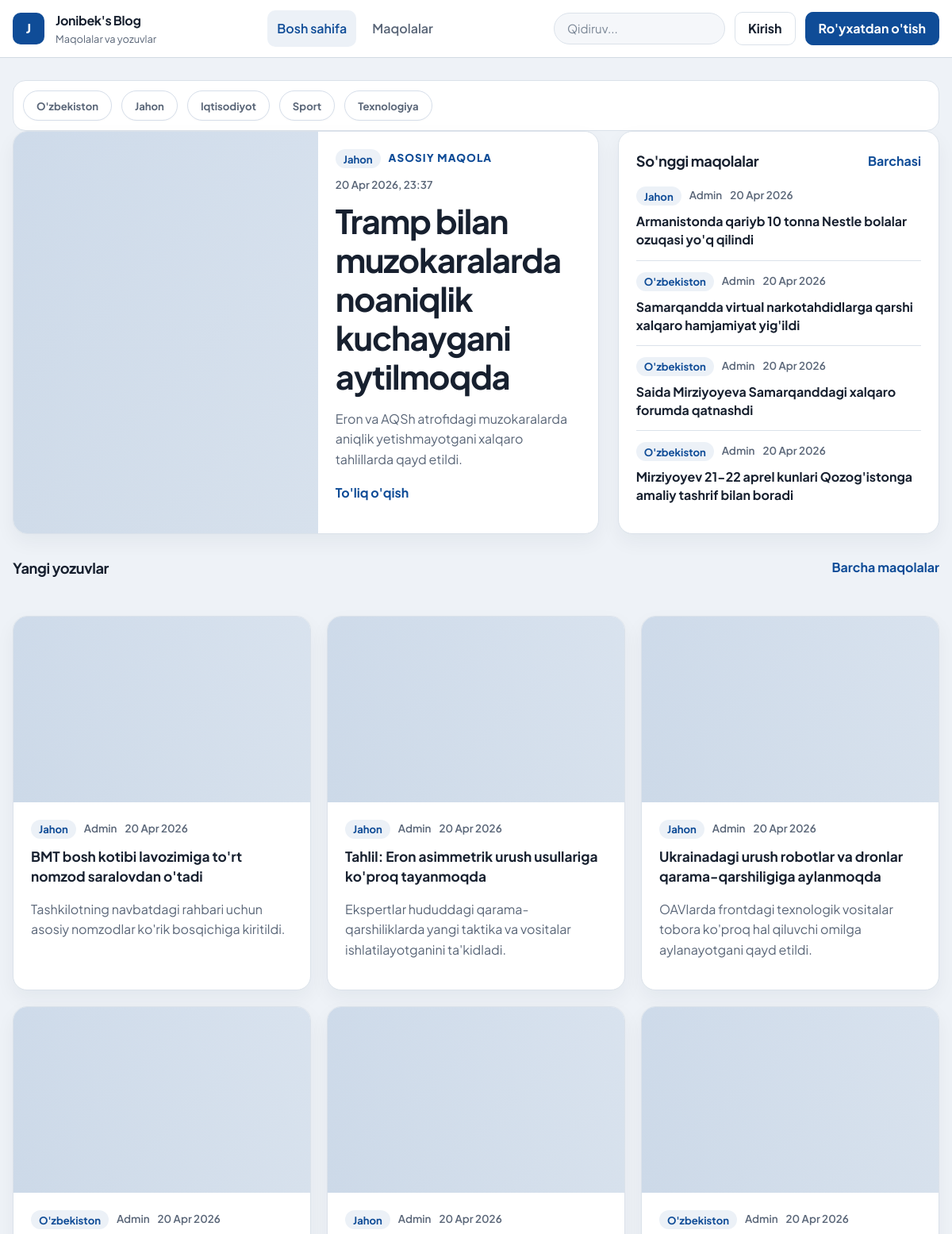
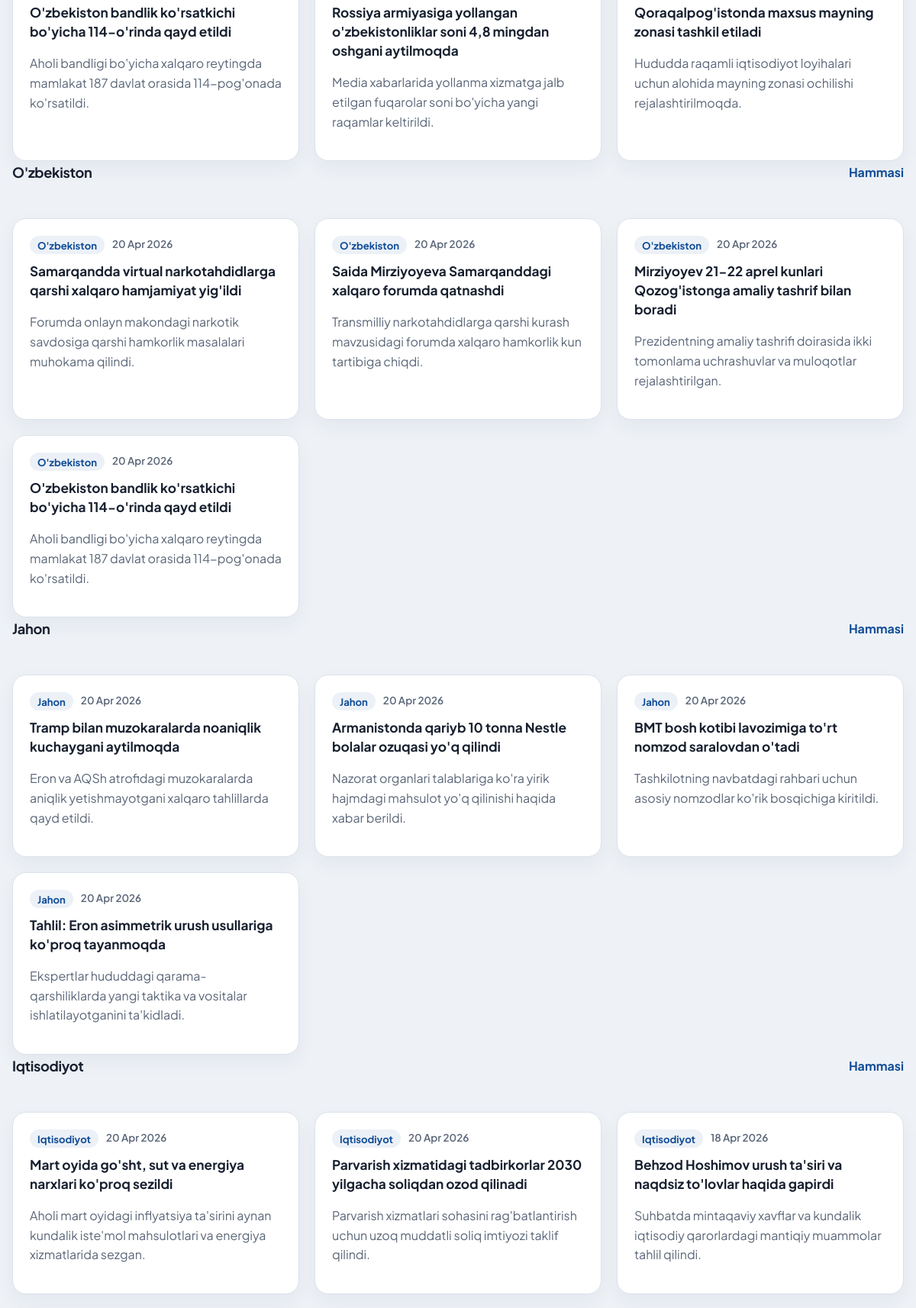
The page / (upper part) on the database its author committed (2 pictures, top to bottom).
### articles/models.py (models this page shows, shortened)
class Article(models.Model):
    CATEGORY_CHOICES = (
        ("uzbekiston", "O'zbekiston"),
        ("jahon", "Jahon"),
        ("iqtisodiyot", "Iqtisodiyot"),
        ("sport", "Sport"),
        ("texnologiya", "Texnologiya"),
    )
    title = models.CharField(max_length=150)
    category = models.CharField(max_length=30, choices=CATEGORY_CHOICES, default="uzbekiston")
    summary = models.CharField(max_length=150, blank=True)
    body = CKEditor5Field()
    photo = models.ImageField(upload_to='images/', blank=True)
    date = models.DateTimeField(auto_now_add=True)
    author = models.ForeignKey(get_user_model(), on_delete=models.CASCADE)

### accounts/models.py (models this page shows)
class CustomUser(AbstractUser):
    age = models.CharField(blank=True, null=True)

### pages/views.py (the view)
# urls.py: path('', HomePageView.as_view(), name='home')
class HomePageView(TemplateView):
    template_name = 'home.html'
    def get_context_data(self, **kwargs):
        context = super().get_context_data(**kwargs)
        articles = list(Article.objects.select_related("author").order_by("-date"))
        context["featured_article"] = articles[0] if articles else None
        context["sidebar_articles"] = articles[1:5]
        context["latest_articles"] = articles[5:11] if len(articles) > 5 else articles[1:7]
        context["category_choices"] = Article.CATEGORY_CHOICES
        category_sections = []
        for key, label in Article.CATEGORY_CHOICES:
            items = [article for article in articles if article.category == key][:4]
            if items:
                category_sections.append(
                    {
                        "key": key,
                        "label": label,
                        "articles": items,
                    }
                )
        context["category_sections"] = category_sections
        return context

### templates/home.html (shortened to what this page needs)
{% extends 'base.html' %}
{% block content %}
{% if featured_article %}
    <section class="category-bar">
        <div class="category-strip">
            {% for key, label in category_choices %}
                <a href="{% url 'list' %}?category={{ key }}" class="category-chip">{{ label }}</a>
            {% endfor %}
        </div>
    </section>
    <section class="home-news-grid">
        <article class="lead-story">
            <a href="{% url 'detail' featured_article.pk %}" class="lead-story-media">
                {% if featured_article.photo %}
                    <img src="{{ featured_article.photo.url }}" alt="{{ featured_article.title }}">
                {% else %}
                    <div class="lead-placeholder"></div>
                {% endif %}
            </a>
            <div class="lead-story-body">
                <div class="story-meta">
                    <span class="category-badge">{{ featured_article.get_category_display }}</span>
                    <span class="story-kicker">Asosiy maqola</span>
                    <span>{{ featured_article.date|date:"d M Y, H:i" }}</span>
                </div>
                <h1><a href="{% url 'detail' featured_article.pk %}">{{ featured_article.title }}</a></h1>
                <p>{{ featured_article.summary|default:featured_article.body|striptags|truncatewords:34 }}</p>
                <a href="{% url 'detail' featured_article.pk %}" class="text-link">To'liq o'qish</a>
            </div>
        </article>
        <aside class="headline-panel">
            <div class="section-head">
                <h2>So'nggi maqolalar</h2>
                <a href="{% url 'list' %}" class="text-link">Barchasi</a>
            </div>
            <div class="story-list">
                {% for article in sidebar_articles %}
                    <article class="headline-item">
                        <div class="story-meta">
                            <span class="category-badge">{{ article.get_category_display }}</span>
                            <span>{{ article.author|title }}</span>
                            <span>{{ article.date|date:"d M Y" }}</span>
                        </div>
                        <h3><a href="{% url 'detail' article.pk %}">{{ article.title }}</a></h3>
                    </article>
                {% empty %}
                    <div class="empty-inline">
                        <p>Yangi maqolalar shu yerda ko'rinadi.</p>
                    </div>
                {% endfor %}
            </div>
        </aside>
    </section>
    <section class="news-section">
        <div class="section-head">
            <h2>Yangi yozuvlar</h2>
            <a href="{% url 'list' %}" class="text-link">Barcha maqolalar</a>
        </div>
        <div class="news-card-grid">
                {% for article in latest_articles %}
                    <article class="story-card">
                    <a href="{% url 'detail' article.pk %}" class="story-card-media">
                        {% if article.photo %}
                            <img src="{{ article.photo.url }}" alt="{{ article.title }}">
                        {% else %}
                            <div class="lead-placeholder"></div>
                        {% endif %}
                    </a>
                    <div class="story-card-body">
                        <div class="story-meta">
                            <span class="category-badge">{{ article.get_category_display }}</span>
                            <span>{{ article.author|title }}</span>
                            <span>{{ article.date|date:"d M Y" }}</span>
                        </div>
                        <h3><a href="{% url 'detail' article.pk %}">{{ article.title }}</a></h3>
                        <p>{{ article.summary|default:article.body|striptags|truncatewords:18 }}</p>
                    </div>
                </article>
            {% endfor %}
        </div>
    </section>
    {% for section in category_sections %}
        <section class="news-section">
            <div class="section-head">
                <h2>{{ section.label }}</h2>
                <a href="{% url 'list' %}?category={{ section.key }}" class="text-link">Hammasi</a>
            </div>
            <div class="news-card-grid">
                {% for article in section.articles %}
                    <article class="story-card">
                        <div class="story-card-body">
                            <div class="story-meta">
                                <span class="category-badge">{{ section.label }}</span>
                                <span>{{ article.date|date:"d M Y" }}</span>
                            </div>
                            <h3><a href="{% url 'detail' article.pk %}">{{ article.title }}</a></h3>
                            <p>{{ article.summary|default:article.body|striptags|truncatewords:18 }}</p>
                        </div>
                    </article>
                {% endfor %}
            </div>
        </section>
    {% endfor %}
{% else %}
    <section class="empty-state">
        <h2>Hozircha maqolalar mavjud emas</h2>
        <p>Yangi yozuvlar e'lon qilingach, ular shu sahifada ko'rinadi.</p>
    </section>
{% endif %}
{% endblock content %}

### static/css/app.css (style rules this page uses)
:root { --bg: #eef2f7; --surface: #ffffff; --surface-muted: #f5f7fa; --line: #dbe2ea; --line-strong: #c3ceda; --text: #17202f; --muted: #5a6678; --primary: #0f4c97; --primary-strong: #0a3d79; --danger: #dc2626; --shadow: 0 10px 24px rgba(19, 35, 67, 0.05); --radius-lg: 18px; --radius-md: 14px; --container: 1180px; --transition: 180ms ease; }
*, *::before, *::after { box-sizing: border-box; }
html { scroll-behavior: smooth; }
body { margin: 0; font-family: "Plus Jakarta Sans", sans-serif; background: var(--bg); color: var(--text); line-height: 1.6; }
a { color: inherit; text-decoration: none; }
.category-bar { width: 100%; padding: 12px; border: 1px solid var(--line); border-radius: 16px; background: #fff; }
.category-strip { display: flex; align-items: center; gap: 12px; flex-wrap: wrap; }
.category-chip, .category-badge { display: inline-flex; align-items: center; justify-content: center; border-radius: 999px; font-size: 0.82rem; font-weight: 700; }
.category-chip { min-height: 38px; padding: 0 16px; border: 1px solid #d6deea; background: #fff; color: var(--muted); white-space: nowrap; box-shadow: 0 1px 2px rgba(15, 23, 42, 0.03); transition: border-color var(--transition), color var(--transition), background-color var(--transition), box-shadow var(--transition); }
.category-badge { min-height: 24px; padding: 0 10px; background: rgba(15, 76, 151, 0.08); color: var(--primary); }
.text-link { color: var(--primary); font-weight: 700; }
.home-news-grid, .list-top-grid, .comment-shell { display: grid; gap: 24px; }
.home-news-grid { grid-template-columns: minmax(0, 1.55fr) minmax(300px, 0.85fr); margin-bottom: 28px; }
.lead-story, .headline-panel, .story-card, .comment-form-card, .comment-list-card { background: var(--surface); border: 1px solid var(--line); border-radius: var(--radius-lg); box-shadow: var(--shadow); }
.lead-story { display: grid; grid-template-columns: minmax(0, 1fr) minmax(0, 0.92fr); overflow: hidden; }
.lead-story-media, .story-card-media { display: block; background: #d7e2ef; }
.story-card-media { aspect-ratio: 16 / 10; }
.lead-placeholder { width: 100%; height: 100%; min-height: 220px; background: linear-gradient(135deg, rgba(15, 76, 151, 0.12), rgba(15, 76, 151, 0.04)), linear-gradient(180deg, #e8eef5, #dfe7f0); }
.lead-story-body, .story-card-body, .headline-panel, .comment-form-card, .comment-list-card { padding: 22px; }
.lead-story h1, .lead-story h2 { margin: 10px 0 12px; font-size: clamp(1.7rem, 3.5vw, 2.6rem); line-height: 1.18; letter-spacing: -0.03em; }
.lead-story p, .story-card p, .headline-item p, .comment-login-copy { color: var(--muted); }
.story-meta { display: flex; flex-wrap: wrap; gap: 10px; color: var(--muted); font-size: 0.84rem; font-weight: 600; }
.story-kicker { color: var(--primary); font-weight: 800; letter-spacing: 0.08em; text-transform: uppercase; }
.section-head { display: flex; align-items: center; justify-content: space-between; gap: 14px; margin-bottom: 18px; }
.section-head h2 { margin: 0; font-size: 1.14rem; letter-spacing: -0.02em; }
.story-list { display: grid; gap: 0; }
.headline-item { padding: 14px 0; border-top: 1px solid var(--line); }
.headline-item:first-child { padding-top: 0; border-top: 0; }
.headline-item h3 { margin: 8px 0 0; font-size: 1rem; line-height: 1.45; }
.news-section, .news-search-scope { display: grid; gap: 28px; }
.news-card-grid { display: grid; grid-template-columns: repeat(3, minmax(0, 1fr)); gap: 20px; }
.story-card { overflow: hidden; }
.story-card h3 { margin: 10px 0 8px; font-size: 1.08rem; line-height: 1.45; }

### rows shown on the page
Article: category "Jahon", date "20 Apr 2026, 23:37", title "Tramp bilan muzokaralarda noaniqlik kuchaygani aytilmoqda", summary "Eron va AQSh atrofidagi muzokaralarda aniqlik yetishmayotgani xalqaro tahlillarda qayd etildi.", label "Jahon", date "20 Apr 2026"
Article: category "Jahon", author "Admin", date "20 Apr 2026", title "Armanistonda qariyb 10 tonna Nestle bolalar ozuqasi yo'q qilindi", label "Jahon", summary "Nazorat organlari talablariga ko'ra yirik hajmdagi mahsulot yo'q qilinishi haqida xabar berildi."
Article: category "O'zbekiston", author "Admin", date "20 Apr 2026", title "Samarqandda virtual narkotahdidlarga qarshi xalqaro hamjamiyat yig'ildi", label "O'zbekiston", summary "Forumda onlayn makondagi narkotik savdosiga qarshi hamkorlik masalalari muhokama qilindi."
Article: category "O'zbekiston", author "Admin", date "20 Apr 2026", title "Saida Mirziyoyeva Samarqanddagi xalqaro forumda qatnashdi", label "O'zbekiston", summary "Transmilliy narkotahdidlarga qarshi kurash mavzusidagi forumda xalqaro hamkorlik kun tartibiga chiqdi."
Article: category "O'zbekiston", author "Admin", date "20 Apr 2026", title "Mirziyoyev 21-22 aprel kunlari Qozog'istonga amaliy tashrif bilan boradi", label "O'zbekiston", summary "Prezidentning amaliy tashrifi doirasida ikki tomonlama uchrashuvlar va muloqotlar rejalashtirilgan."
Article: category "Jahon", author "Admin", date "20 Apr 2026", title "BMT bosh kotibi lavozimiga to'rt nomzod saralovdan o'tadi", summary "Tashkilotning navbatdagi rahbari uchun asosiy nomzodlar ko'rik bosqichiga kiritildi.", label "Jahon"
Article: category "Jahon", author "Admin", date "20 Apr 2026", title "Tahlil: Eron asimmetrik urush usullariga ko'proq tayanmoqda", summary "Ekspertlar hududdagi qarama-qarshiliklarda yangi taktika va vositalar ishlatilayotganini ta'kidladi.", label "Jahon"
Article: category "Jahon", author "Admin", date "20 Apr 2026", title "Ukrainadagi urush robotlar va dronlar qarama-qarshiligiga aylanmoqda", summary "OAVlarda frontdagi texnologik vositalar tobora ko'proq hal qiluvchi omilga aylanayotgani qayd etildi."
Article: category "O'zbekiston", author "Admin", date "20 Apr 2026", title "O'zbekiston bandlik ko'rsatkichi bo'yicha 114-o'rinda qayd etildi", summary "Aholi bandligi bo'yicha xalqaro reytingda mamlakat 187 davlat orasida 114-pog'onada ko'rsatildi.", label "O'zbekiston"
Article: category "Jahon", author "Admin", date "20 Apr 2026", title "Rossiya armiyasiga yollangan o'zbekistonliklar soni 4,8 mingdan oshgani aytilmoqda", summary "Media xabarlarida yollanma xizmatga jalb etilgan fuqarolar soni bo'yicha yangi raqamlar keltirildi."
Article: category "O'zbekiston", author "Admin", date "20 Apr 2026", title "Qoraqalpog'istonda maxsus mayning zonasi tashkil etiladi", summary "Hududda raqamli iqtisodiyot loyihalari uchun alohida mayning zonasi ochilishi rejalashtirilmoqda."
Article: label "Iqtisodiyot", date "20 Apr 2026", title "Mart oyida go'sht, sut va energiya narxlari ko'proq sezildi", summary "Aholi mart oyidagi inflyatsiya ta'sirini aynan kundalik iste'mol mahsulotlari va energiya xizmatlarida sezgan."
Article: label "Iqtisodiyot", date "20 Apr 2026", title "Parvarish xizmatidagi tadbirkorlar 2030 yilgacha soliqdan ozod qilinadi", summary "Parvarish xizmatlari sohasini rag'batlantirish uchun uzoq muddatli soliq imtiyozi taklif qilindi."
Article: label "Iqtisodiyot", date "18 Apr 2026", title "Behzod Hoshimov urush ta'siri va naqdsiz to'lovlar haqida gapirdi", summary "Suhbatda mintaqaviy xavflar va kundalik iqtisodiy qarorlardagi mantiqiy muammolar tahlil qilindi."

### other values the page prints
{{ label }} "O'zbekiston" "Jahon" "Iqtisodiyot" "Sport" "Texnologiya"
{{ section.label }} "O'zbekiston" "Jahon" "Iqtisodiyot"
